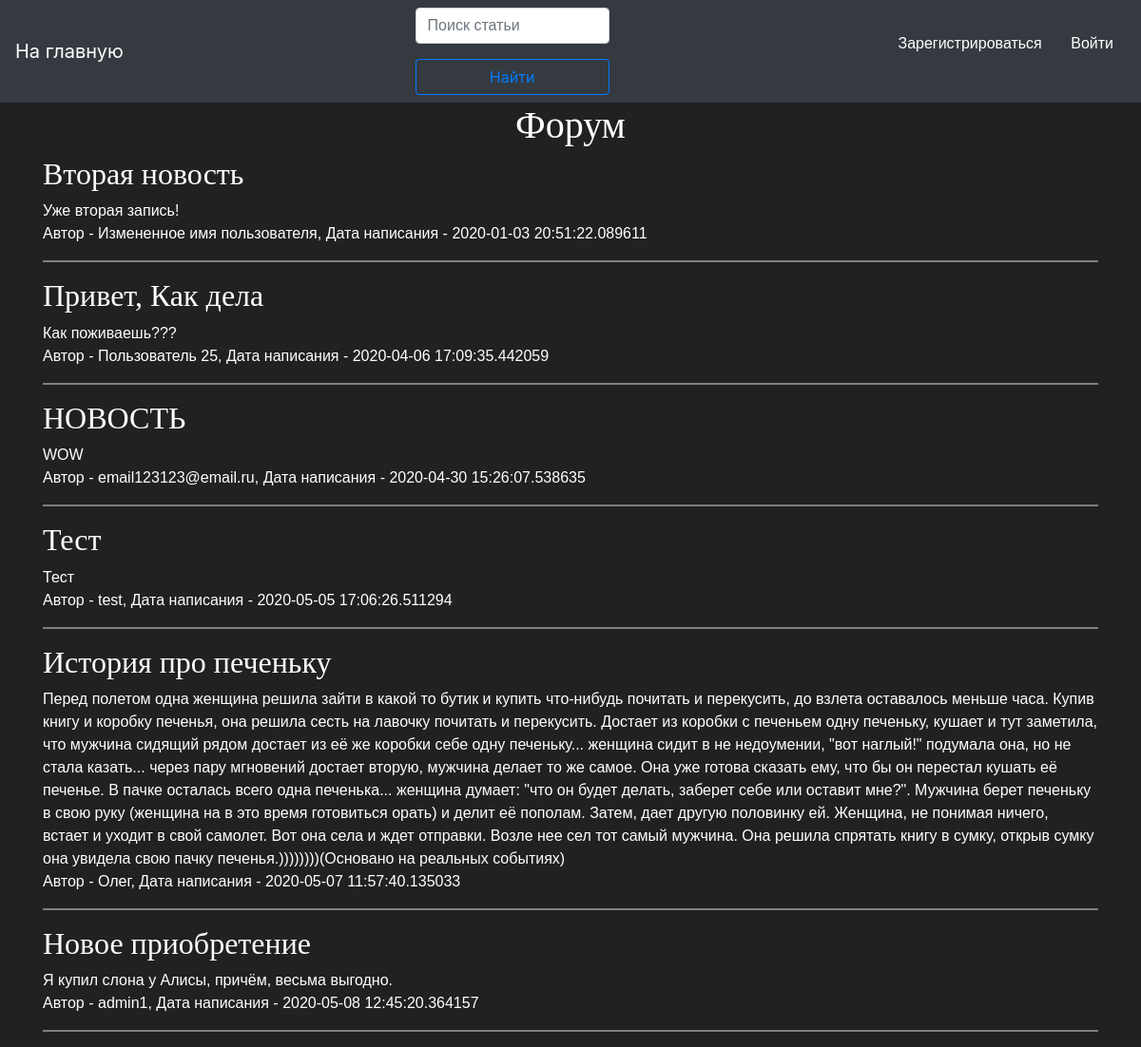
The page / on the database its author committed.
### data/news.py (models this page shows)
class News(SqlAlchemyBase):
    __tablename__ = 'news'
    id = sqlalchemy.Column(sqlalchemy.Integer, primary_key=True, autoincrement=True)
    title = sqlalchemy.Column(sqlalchemy.String, nullable=True)
    content = sqlalchemy.Column(sqlalchemy.String, nullable=True)
    created_date = sqlalchemy.Column(sqlalchemy.DateTime, default=datetime.datetime.now)
    is_private = sqlalchemy.Column(sqlalchemy.Boolean, default=True)
    user_id = sqlalchemy.Column(sqlalchemy.Integer, sqlalchemy.ForeignKey("users.id"))
    user = orm.relation('User')

### data/users.py (models this page shows, shortened)
class User(SqlAlchemyBase, UserMixin, SerializerMixin):
    __tablename__ = 'users'
    id = sqlalchemy.Column(sqlalchemy.Integer, primary_key=True, autoincrement=True)
    name = sqlalchemy.Column(sqlalchemy.String, nullable=True)
    about = sqlalchemy.Column(sqlalchemy.String, nullable=True)
    email = sqlalchemy.Column(sqlalchemy.String, index=True, unique=True, nullable=True)
    hashed_password = sqlalchemy.Column(sqlalchemy.String, nullable=True)
    created_date = sqlalchemy.Column(sqlalchemy.DateTime, default=datetime.datetime.now)
    news = orm.relation("News", back_populates='user')

### main_auth.py (the view)
    @app.route("/")
    def index():
        global admin
        session = db_session.create_session()
        q = request.args.get('q')
        if q:
            news = session.query(News).filter(News.title.contains(q) | News.content.contains(q) & (News.is_private != True))
        elif current_user.is_authenticated:
            news = session.query(News).filter((News.user == current_user) | (News.is_private != True))
        else:
            news = session.query(News).filter(News.is_private != True)
        return render_template("index.html", news=news, admin=admin)

### data/db_session.py (called while the page is built)
def create_session() -> Session:
    global __factory
    return __factory()

### templates/index.html (shortened to what this page needs)
{% extends "base.html" %}
{% block content %}
<h1>Форум</h1>
{% for item in news %}
<div class="col-md6">
    <h2>{{item.title}}</h2>
    <div>
        {{item.content}}
    </div>
    <div>
        Автор - {{item.user.name}}, Дата написания - {{item.created_date}}
    </div>
    <hr>
</div>
{% endfor %}
{% endblock %}

### templates/base.html (shortened to what this page needs)
<!DOCTYPE html>
<html lang="en">
<head>
    <link rel="stylesheet" href="https://stackpath.bootstrapcdn.com/bootstrap/4.4.1/css/bootstrap.min.css">
    <link rel="stylesheet" type="text/css" href="../static/css/style.css"/>
</head>
  <body>
    <header>
      <nav class="navbar navbar-dark bg-dark">
        <a class="navbar-brand" href="/">На главную</a>
        <form class="navbar-form navbar-left" method="GET">
          <div class="form-group">
            <input class="form-control" type="text" placeholder="Поиск статьи" name="q" value="{{ request.args.get('q', '') }}">
          </div>
          <button class="btn btn-outline-primary btn-block" type="submit" >Найти</button>
        </form>
          {% if current_user.is_authenticated %}
            <a class="navbar-brand" href="/logout">{{ current_user.name }}</a>
        {% else %}
            <p>
                <a class="btn btn-dark " href="/register">Зарегистрироваться</a>
                <a class="btn btn-dark" href="/login">Войти</a>
            </p>
        {% endif %}
      </nav>
    </header>
    <main role="main" class="container">
        {% block content %}{% endblock %}
    </main>
  </body>
</html>

### static/css/style.css (style rules this page uses)
p { font-family: Geneva, Arial, Helvetica, sans-serif; }
h1 { font-family: Geneva, 'Times New Roman', Times, serif; text-align: center; }
h2 { font-family: Geneva, 'Times New Roman', Times, serif; }
div { font-family: Geneva, Arial, Helvetica, sans-serif; }
hr { border: none; height: 2px; background-color: grey; color: grey; }
body { background: #212121; color: #FFFFFF; }

### rows shown on the page
News: title "Вторая новость", content "Уже вторая запись!", user.name "Измененное имя пользователя", created_date "2020-01-03 20:51:22.089611"
News: title "Привет, Как дела", content "Как поживаешь???", user.name "Пользователь 25", created_date "2020-04-06 17:09:35.442059"
News: title "НОВОСТЬ", content "WOW", user.name "email123123@email.ru", created_date "2020-04-30 15:26:07.538635"
News: title "Тест", content "Тест", user.name "test", created_date "2020-05-05 17:06:26.511294"
News: title "История про печеньку", content "Перед полетом одна женщина решила зайти в какой то бутик и купить что-нибудь почитать и перекусить, до взлета оставалось меньше часа. Купив книгу и коробку печенья, она решила сесть на лавочку почитать и перекусить. Достает из коробки с печеньем одну печеньку, кушает и тут заметила, что мужчина сидящий рядом достает из её же коробки себе одну печеньку... женщина сидит в не недоумении, \"вот наглый!\" подумала она, но не стала казать... через пару мгновений достает вторую, мужчина делает то же самое. Она уже готова сказать ему, что бы он перестал кушать её печенье. В пачке осталась всего одна печенька... женщина думает: \"что он будет делать, заберет себе или оставит мне?\". Мужчина берет…", user.name "Олег", created_date "2020-05-07 11:57:40.135033"
News: title "Новое приобретение", content "Я купил слона у Алисы, причём, весьма выгодно.", user.name "admin1", created_date "2020-05-08 12:45:20.364157"
